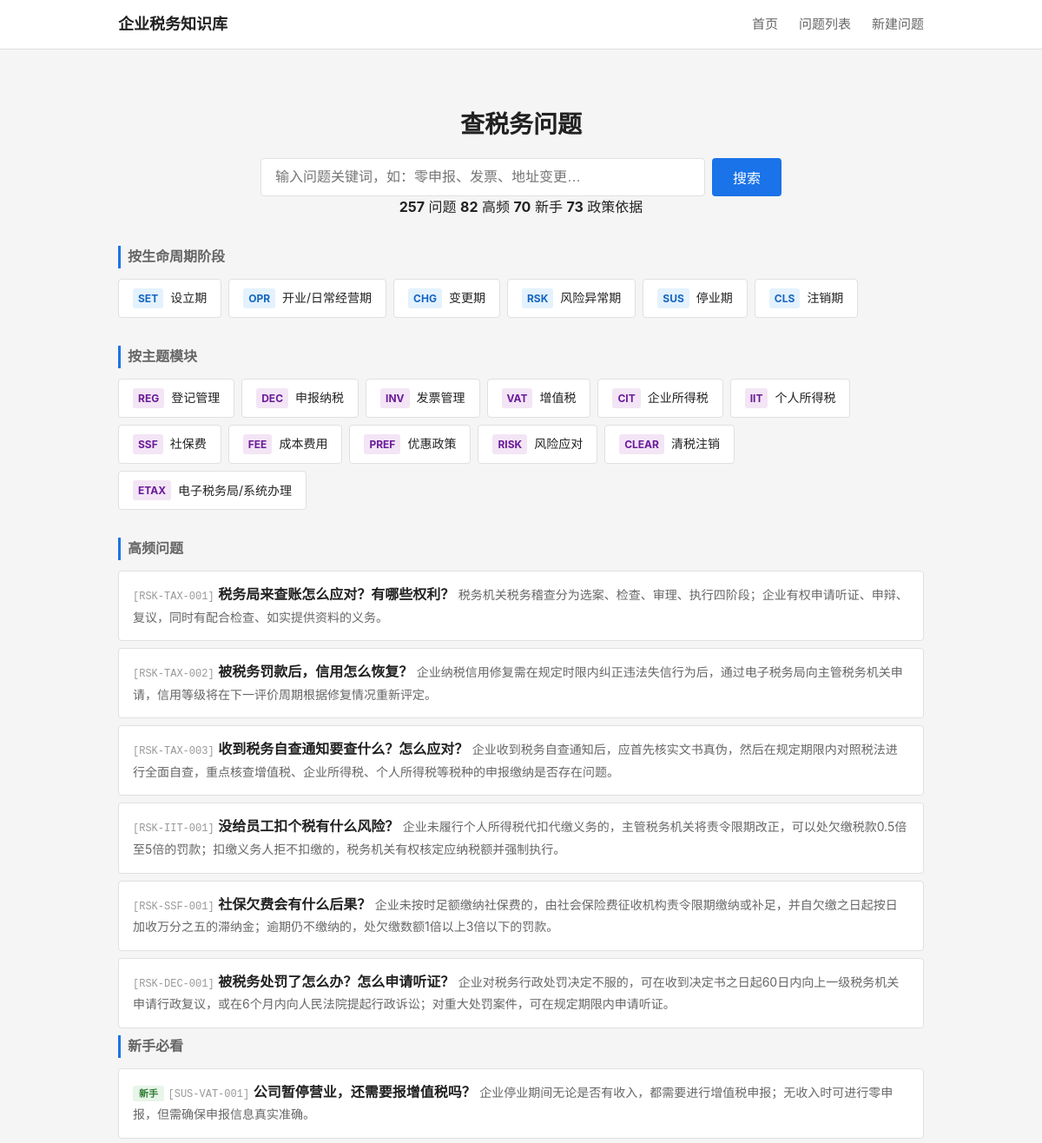
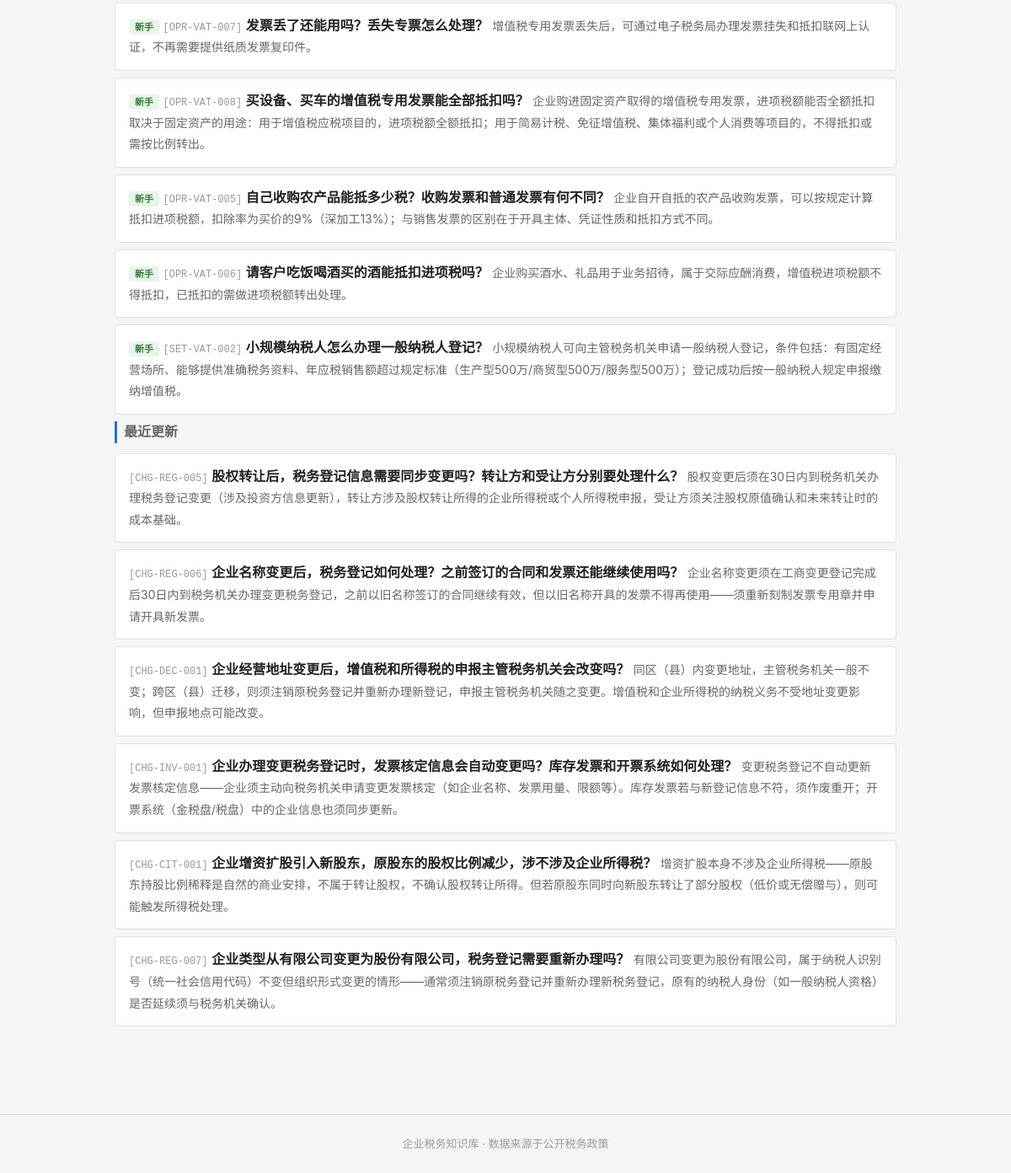
The page / on the database its author committed (2 pictures, top to bottom).
### tables this page shows
CREATE TABLE tag_dict (
    id              INTEGER PRIMARY KEY AUTOINCREMENT,
    tag_code        TEXT NOT NULL UNIQUE,
    tag_name        TEXT NOT NULL,
    tag_category    TEXT,
    parent_id       INTEGER,
    display_order   INTEGER NOT NULL DEFAULT 1,
    status          TEXT NOT NULL DEFAULT 'active',

    FOREIGN KEY (parent_id) REFERENCES tag_dict(id) ON DELETE SET NULL
);

CREATE TABLE question_master (
    id              INTEGER PRIMARY KEY AUTOINCREMENT,
    question_code   TEXT NOT NULL UNIQUE,
    question_title  TEXT NOT NULL,
    question_plain  TEXT NOT NULL,

    -- 分类
    stage_code      TEXT NOT NULL,
    module_code     TEXT NOT NULL,
    question_type   TEXT NOT NULL,

    -- 答案
    one_line_answer TEXT NOT NULL,
    detailed_answer TEXT,
    core_definition TEXT,

    -- 条件与边界
    applicable_conditions TEXT,
    exceptions_boundary   TEXT,

    -- 实务
    practical_steps TEXT,
    risk_warning    TEXT,

    -- 适用范围
    scope_level     TEXT NOT NULL DEFAULT 'scope_national',
    local_region    TEXT,

    -- 确定性
    answer_certainty TEXT NOT NULL DEFAULT 'certain_clear',

    -- 元数据
    keywords        TEXT,
    high_frequency_flag INTEGER NOT NULL DEFAULT 0,
    newbie_flag     INTEGER NOT NULL DEFAULT 0,

    -- 版本管理
    status          TEXT NOT NULL DEFAULT 'draft',
    version_no      INTEGER NOT NULL DEFAULT 1,

    -- 审计字段
    created_at      TEXT NOT NULL DEFAULT (datetime('now')),
    updated_at      TEXT NOT NULL DEFAULT (datetime('now'))
);

### backend/app.py (the view)
    @app.route('/')
    def index():
        from services.question_service import QuestionService
        svc = QuestionService()
        stages = svc.get_stages()
        modules = svc.get_modules()
        high_freq = svc.get_high_frequency(limit=6)
        newbie = svc.get_newbie(limit=6)
        recent = svc.get_recent_updates(limit=6)
        stats = svc.get_stats()
        return render_template('index.html',
                               stages=stages, modules=modules,
                               high_freq=high_freq, newbie=newbie, recent=recent,
                               stats=stats)

### backend/services/question_service.py (called while the page is built)
    def _query(self, sql, params=None):
        conn = sqlite3.connect(self.db_path)
        conn.execute("PRAGMA foreign_keys = ON")
        conn.row_factory = sqlite3.Row
        cur = conn.cursor()
        if params:
            cur.execute(sql, params)
        else:
            cur.execute(sql)
        rows = cur.fetchall()
        conn.close()
        return [dict(r) for r in rows]

    def get_stages(self):
        return self._query("""
            SELECT tag_code, tag_name
            FROM tag_dict
            WHERE tag_category = 'stage'
            ORDER BY display_order
        """)

    def get_modules(self):
        return self._query("""
            SELECT tag_code, tag_name
            FROM tag_dict
            WHERE tag_category = 'module'
            ORDER BY display_order
        """)

    def get_high_frequency(self, limit=10):
        return self._query("""
            SELECT question_code, question_plain, question_title, one_line_answer, stage_code
            FROM question_master
            WHERE status = 'active' AND high_frequency_flag = 1
            ORDER BY updated_at DESC
            LIMIT ?
        """, (limit,))

    def get_newbie(self, limit=10):
        return self._query("""
            SELECT question_code, question_plain, question_title, one_line_answer, stage_code
            FROM question_master
            WHERE status = 'active' AND newbie_flag = 1
            ORDER BY updated_at DESC
            LIMIT ?
        """, (limit,))

    def get_recent_updates(self, limit=10):
        return self._query("""
            SELECT DISTINCT
                q.question_code, q.question_plain, q.question_title, q.one_line_answer,
                q.stage_code, q.updated_at,
                qul.change_summary
            FROM question_master q
            JOIN (
                SELECT question_id, MAX(update_date) as max_date
                FROM question_update_log
                GROUP BY question_id
            ) latest ON q.id = latest.question_id
            JOIN question_update_log qul ON q.id = qul.question_id
                AND qul.update_date = latest.max_date
            WHERE q.status = 'active'
            ORDER BY qul.update_date DESC
            LIMIT ?
        """, (limit,))

### frontend/templates/index.html (shortened to what this page needs)
{% extends "base.html" %}
{% block main %}
<section class="search-section">
    <h1>查税务问题</h1>
    <form action="/questions" method="get" class="search-form">
        <input type="text" name="keyword" placeholder="输入问题关键词，如：零申报、发票、地址变更…" class="search-input">
        <button type="submit" class="search-btn">搜索</button>
    </form>
    {% if stats %}
    <div class="stats-bar">
        <span><strong>{{ stats.total_questions }}</strong> 问题</span>
        <span><strong>{{ stats.total_hf }}</strong> 高频</span>
        <span><strong>{{ stats.total_newbie }}</strong> 新手</span>
        <span><strong>{{ stats.total_policies }}</strong> 政策依据</span>
    </div>
    {% endif %}
</section>
<section class="nav-section">
    <h2 class="section-title">按生命周期阶段</h2>
    <div class="card-grid stage-grid">
        {% for s in stages %}
        <a href="/questions?stage={{ s.tag_code }}" class="card card-stage">
            <span class="card-code">{{ s.tag_code }}</span>
            <span class="card-name">{{ s.tag_name }}</span>
        </a>
        {% endfor %}
    </div>
</section>
<section class="nav-section">
    <h2 class="section-title">按主题模块</h2>
    <div class="card-grid module-grid">
        {% for m in modules %}
        <a href="/questions?module={{ m.tag_code }}" class="card card-module">
            <span class="card-code">{{ m.tag_code }}</span>
            <span class="card-name">{{ m.tag_name }}</span>
        </a>
        {% endfor %}
    </div>
</section>
{% if high_freq %}
<section class="list-section">
    <h2 class="section-title">高频问题</h2>
    <ul class="question-list">
        {% for q in high_freq %}
        <li class="question-item">
            <a href="/question/{{ q.question_code }}" class="question-link">
                <span class="q-code">[{{ q.question_code }}]</span>
                <span class="q-title">{{ q.question_plain }}</span>
                <span class="q-answer">{{ q.one_line_answer }}</span>
            </a>
        </li>
        {% endfor %}
    </ul>
</section>
{% endif %}
{% if newbie %}
<section class="list-section">
    <h2 class="section-title">新手必看</h2>
    <ul class="question-list">
        {% for q in newbie %}
        <li class="question-item">
            <a href="/question/{{ q.question_code }}" class="question-link">
                <span class="q-badge newbie">新手</span>
                <span class="q-code">[{{ q.question_code }}]</span>
                <span class="q-title">{{ q.question_plain }}</span>
                <span class="q-answer">{{ q.one_line_answer }}</span>
            </a>
        </li>
        {% endfor %}
    </ul>
</section>
{% endif %}
{% if recent %}
<section class="list-section">
    <h2 class="section-title">最近更新</h2>
    <ul class="question-list">
        {% for q in recent %}
        <li class="question-item">
            <a href="/question/{{ q.question_code }}" class="question-link">
                <span class="q-code">[{{ q.question_code }}]</span>
                <span class="q-title">{{ q.question_plain }}</span>
                <span class="q-answer">{{ q.one_line_answer }}</span>
            </a>
        </li>
        {% endfor %}
    </ul>
</section>
{% endif %}
{% endblock %}

### frontend/templates/base.html (shortened to what this page needs)
<!DOCTYPE html>
<html lang="zh-CN">
<head>
    <link rel="stylesheet" href="{{ url_for('static', filename='css/style.css') }}">
</head>
<body>
    <header class="site-header">
        <div class="container header-inner">
            <a href="/" class="logo">企业税务知识库</a>
            <nav class="main-nav">
                <a href="/">首页</a>
                <a href="/questions">问题列表</a>
                <a href="/question/new">新建问题</a>
            </nav>
        </div>
    </header>
    <main class="container main-content">
        {% block main %}{% endblock %}
    </main>
    <footer class="site-footer">
        <div class="container">
            <p>企业税务知识库 · 数据来源于公开税务政策</p>
        </div>
    </footer>
</body>
</html>

### frontend/static/css/style.css (style rules this page uses)
:root { --bg: #f5f5f5; --surface: #ffffff; --border: #e0e0e0; --text: #222222; --text-secondary: #666666; --text-light: #999999; --accent: #1a73e8; --accent-hover: #1557b0; --warning-bg: #fff8e1; --warning-border: #ffc107; --exception-bg: #fff3e0; --exception-border: #ff9800; --tag-stage: #e3f2fd; --tag-module: #f3e5f5; --tag-hf: #fce4ec; --tag-newbie: #e8f5e9; --certainty-clear: #c8e6c9; --certainty-condition: #fff9c4; --certainty-dispute: #ffcdd2; }
* { box-sizing: border-box; margin: 0; padding: 0; }
body { font-family: -apple-system, BlinkMacSystemFont, "Segoe UI", Roboto, "Helvetica Neue", Arial, sans-serif; background: var(--bg); color: var(--text); line-height: 1.6; }
a { color: var(--accent); text-decoration: none; }
.container { max-width: 960px; margin: 0 auto; padding: 0 16px; }
.main-content { padding: 24px 16px 48px; }
.site-header { background: var(--surface); border-bottom: 1px solid var(--border); padding: 0 16px; }
.header-inner { display: flex; align-items: center; justify-content: space-between; height: 56px; }
.logo { font-size: 18px; font-weight: 700; color: var(--text); }
.main-nav { display: flex; gap: 24px; }
.main-nav a { color: var(--text-secondary); font-size: 15px; }
.search-section { text-align: center; padding: 40px 0 32px; }
.search-section h1 { font-size: 28px; margin-bottom: 16px; }
.search-form { display: flex; gap: 8px; max-width: 600px; margin: 0 auto; }
.search-input { flex: 1; padding: 10px 16px; font-size: 16px; border: 1px solid var(--border); border-radius: 4px; outline: none; }
.search-btn { padding: 10px 24px; font-size: 16px; background: var(--accent); color: white; border: none; border-radius: 4px; cursor: pointer; }
.section-title { font-size: 16px; font-weight: 600; color: var(--text-secondary); margin-bottom: 12px; border-left: 3px solid var(--accent); padding-left: 8px; }
.nav-section { margin-bottom: 32px; }
.card-grid { display: flex; flex-wrap: wrap; gap: 8px; }
.card { display: flex; align-items: center; gap: 8px; padding: 10px 16px; background: var(--surface); border: 1px solid var(--border); border-radius: 4px; transition: border-color 0.15s; }
.card-code { font-size: 12px; font-weight: 700; color: var(--accent); background: #e8f0fe; padding: 2px 6px; border-radius: 3px; }
.card-stage .card-code { background: var(--tag-stage); color: #1565c0; }
.card-module .card-code { background: var(--tag-module); color: #6a1b9a; }
.card-name { font-size: 14px; color: var(--text); }
.question-list { list-style: none; }
.question-item { margin-bottom: 8px; }
.question-link { display: block; padding: 14px 16px; background: var(--surface); border: 1px solid var(--border); border-radius: 4px; }
.q-code { font-size: 12px; color: var(--text-light); font-family: monospace; }
.q-badge { font-size: 11px; padding: 2px 7px; border-radius: 3px; font-weight: 600; }
.q-badge.newbie { background: var(--tag-newbie); color: #2e7d32; }
.q-title { font-size: 16px; font-weight: 600; color: var(--text); margin-bottom: 4px; }
.q-answer { font-size: 14px; color: var(--text-secondary); }
.site-footer { text-align: center; padding: 24px 0; color: var(--text-light); font-size: 13px; border-top: 1px solid var(--border); margin-top: 48px; }

### rows shown on the page
tag_dict: tag_code "SET", tag_name "设立期"
tag_dict: tag_code "OPR", tag_name "开业/日常经营期"
tag_dict: tag_code "CHG", tag_name "变更期"
tag_dict: tag_code "RSK", tag_name "风险异常期"
tag_dict: tag_code "SUS", tag_name "停业期"
tag_dict: tag_code "CLS", tag_name "注销期"
tag_dict: tag_code "REG", tag_name "登记管理"
tag_dict: tag_code "DEC", tag_name "申报纳税"
tag_dict: tag_code "INV", tag_name "发票管理"
tag_dict: tag_code "VAT", tag_name "增值税"
tag_dict: tag_code "CIT", tag_name "企业所得税"
tag_dict: tag_code "IIT", tag_name "个人所得税"
tag_dict: tag_code "SSF", tag_name "社保费"
tag_dict: tag_code "FEE", tag_name "成本费用"
tag_dict: tag_code "PREF", tag_name "优惠政策"
tag_dict: tag_code "RISK", tag_name "风险应对"
tag_dict: tag_code "CLEAR", tag_name "清税注销"
tag_dict: tag_code "ETAX", tag_name "电子税务局/系统办理"
question_master: question_code "RSK-TAX-001", question_plain "税务局来查账怎么应对？有哪些权利？", one_line_answer "税务机关税务稽查分为选案、检查、审理、执行四阶段；企业有权申请听证、申辩、复议，同时有配合检查、如实提供资料的义务。"
question_master: question_code "RSK-TAX-002", question_plain "被税务罚款后，信用怎么恢复？", one_line_answer "企业纳税信用修复需在规定时限内纠正违法失信行为后，通过电子税务局向主管税务机关申请，信用等级将在下一评价周期根据修复情况重新评定。"
question_master: question_code "RSK-TAX-003", question_plain "收到税务自查通知要查什么？怎么应对？", one_line_answer "企业收到税务自查通知后，应首先核实文书真伪，然后在规定期限内对照税法进行全面自查，重点核查增值税、企业所得税、个人所得税等税种的申报缴纳是否存在问题。"
question_master: question_code "RSK-IIT-001", question_plain "没给员工扣个税有什么风险？", one_line_answer "企业未履行个人所得税代扣代缴义务的，主管税务机关将责令限期改正，可以处欠缴税款0.5倍至5倍的罚款；扣缴义务人拒不扣缴的，税务机关有权核定应纳税额并强制执行。"
question_master: question_code "RSK-SSF-001", question_plain "社保欠费会有什么后果？", one_line_answer "企业未按时足额缴纳社保费的，由社会保险费征收机构责令限期缴纳或补足，并自欠缴之日起按日加收万分之五的滞纳金；逾期仍不缴纳的，处欠缴数额1倍以上3倍以下的罚款。"
question_master: question_code "RSK-DEC-001", question_plain "被税务处罚了怎么办？怎么申请听证？", one_line_answer "企业对税务行政处罚决定不服的，可在收到决定书之日起60日内向上一级税务机关申请行政复议，或在6个月内向人民法院提起行政诉讼；对重大处罚案件，可在规定期限内申请听证。"
question_master: question_code "SUS-VAT-001", question_plain "公司暂停营业，还需要报增值税吗？", one_line_answer "企业停业期间无论是否有收入，都需要进行增值税申报；无收入时可进行零申报，但需确保申报信息真实准确。"
question_master: question_code "OPR-VAT-007", question_plain "发票丢了还能用吗？丢失专票怎么处理？", one_line_answer "增值税专用发票丢失后，可通过电子税务局办理发票挂失和抵扣联网上认证，不再需要提供纸质发票复印件。"
question_master: question_code "OPR-VAT-008", question_plain "买设备、买车的增值税专用发票能全部抵扣吗？", one_line_answer "企业购进固定资产取得的增值税专用发票，进项税额能否全额抵扣取决于固定资产的用途：用于增值税应税项目的，进项税额全额抵扣；用于简易计税、免征增值税、集体福利或个人消费等项目的，不得抵扣或需按比例转出。"
question_master: question_code "OPR-VAT-005", question_plain "自己收购农产品能抵多少税？收购发票和普通发票有何不同？", one_line_answer "企业自开自抵的农产品收购发票，可以按规定计算抵扣进项税额，扣除率为买价的9%（深加工13%）；与销售发票的区别在于开具主体、凭证性质和抵扣方式不同。"
question_master: question_code "OPR-VAT-006", question_plain "请客户吃饭喝酒买的酒能抵扣进项税吗？", one_line_answer "企业购买酒水、礼品用于业务招待，属于交际应酬消费，增值税进项税额不得抵扣，已抵扣的需做进项税额转出处理。"
question_master: question_code "SET-VAT-002", question_plain "小规模纳税人怎么办理一般纳税人登记？", one_line_answer "小规模纳税人可向主管税务机关申请一般纳税人登记，条件包括：有固定经营场所、能够提供准确税务资料、年应税销售额超过规定标准（生产型500万/商贸型500万/服务型500万）；登记成功后按一般纳税人规定申报缴纳增值税。"
question_master: question_code "CHG-REG-005", question_plain "股权转让后，税务登记信息需要同步变更吗？转让方和受让方分别要处理什么？", one_line_answer "股权变更后须在30日内到税务机关办理税务登记变更（涉及投资方信息更新），转让方涉及股权转让所得的企业所得税或个人所得税申报，受让方须关注股权原值确认和未来转让时的成本基础。"
question_master: question_code "CHG-REG-006", question_plain "企业名称变更后，税务登记如何处理？之前签订的合同和发票还能继续使用吗？", one_line_answer "企业名称变更须在工商变更登记完成后30日内到税务机关办理变更税务登记，之前以旧名称签订的合同继续有效，但以旧名称开具的发票不得再使用——须重新刻制发票专用章并申请开具新发票。"
question_master: question_code "CHG-DEC-001", question_plain "企业经营地址变更后，增值税和所得税的申报主管税务机关会改变吗？", one_line_answer "同区（县）内变更地址，主管税务机关一般不变；跨区（县）迁移，则须注销原税务登记并重新办理新登记，申报主管税务机关随之变更。增值税和企业所得税的纳税义务不受地址变更影响，但申报地点可能改变。"
question_master: question_code "CHG-INV-001", question_plain "企业办理变更税务登记时，发票核定信息会自动变更吗？库存发票和开票系统如何处理？", one_line_answer "变更税务登记不自动更新发票核定信息——企业须主动向税务机关申请变更发票核定（如企业名称、发票用量、限额等）。库存发票若与新登记信息不符，须作废重开；开票系统（金税盘/税盘）中的企业信息也须同步更新。"
question_master: question_code "CHG-CIT-001", question_plain "企业增资扩股引入新股东，原股东的股权比例减少，涉不涉及企业所得税？", one_line_answer "增资扩股本身不涉及企业所得税——原股东持股比例稀释是自然的商业安排，不属于转让股权，不确认股权转让所得。但若原股东同时向新股东转让了部分股权（低价或无偿赠与），则可能触发所得税处理。"
question_master: question_code "CHG-REG-007", question_plain "企业类型从有限公司变更为股份有限公司，税务登记需要重新办理吗？", one_line_answer "有限公司变更为股份有限公司，属于纳税人识别号（统一社会信用代码）不变但组织形式变更的情形——通常须注销原税务登记并重新办理新税务登记，原有的纳税人身份（如一般纳税人资格）是否延续须与税务机关确认。"

### other values the page prints
{{ stats.total_questions }} "257"
{{ stats.total_hf }} "82"
{{ stats.total_newbie }} "70"
{{ stats.total_policies }} "73"
